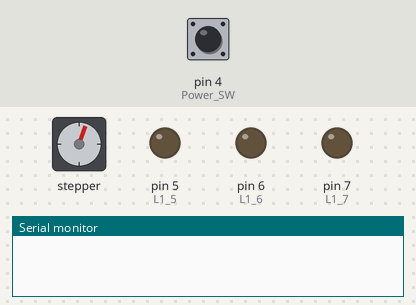
A sketch run on a simulated Arduino Leonardo, built with avr-gcc and run on an emulated ATmega32U4. On the bench: stepper motor, output pins drawn as LEDs (lit = HIGH), the last lines printed to the serial monitor. Wiring (inferred from the names in the program): stepper motor (2048 steps per turn assumed): coils pin 8, pin 9, pin 10, pin 11. Inputs (shaded band) come from the test bench; at power-on: pin 4 (Power_SW) HIGH. Pins used as bus, display or sensor lines are not drawn.

Above: at 1.24 s.
1.3 s: pin 4 (Power_SW) pulled LOW for 0.15 s
At 3.1 s:
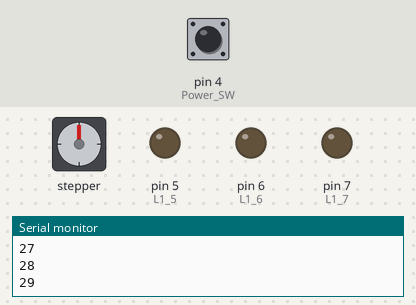
4.3 s: pin 4 (Power_SW) pulled LOW for 1 s
At 8.2 s:
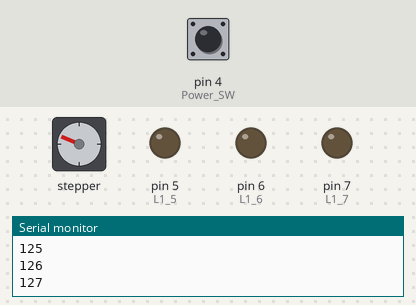
Timing chart, 0 to 9.7 s (numbered marks = the images above; inputs shaded):
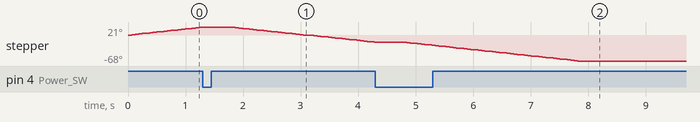

The sketch:

moon.ino
```cpp
#include <Mouse.h>

#include <SoftwareSerial.h>
SoftwareSerial BTSerial(2, 3);

#define Power_SW    4


#define L1_5    5
#define L1_6    6
#define L1_7    7
#define L1_8    8
#define L1_9    9


//------- 모터관련 변수 초기화 ---------
int motorSpeed = 5400 ;    // 최저속도 9600 최고속도 1200
int revCount = 1; //회전 수
int angle = 90; // 움직일 각도
int stepangle = map(angle, 0, 360, 0, 512); //스텝모터의 최대각으로 매핑??
int lookup[8] = {B01000, B01100, B00100, B00110, B00010, B00011, B00001, B01001};
int motorPin1 = 11; // IN1
int motorPin2 = 10; // IN2
int motorPin3 = 9; // IN3
int motorPin4 = 8; // IN4
float timer;
boolean motor_flag = true;


// 데이터 관련 변수 초기화
String send_data;
byte bt_buffer[80][8];
int bufferPosition;
int i = 0;


void setup() {

  Serial.begin(9600);

  // set the data rate for the BT port
  BTSerial.begin(9600);


  pinMode(Power_SW, INPUT_PULLUP);
  pinMode(L1_5, OUTPUT);
  pinMode(L1_6, OUTPUT);
  pinMode(L1_7, OUTPUT);
  pinMode(L1_8, OUTPUT);
  pinMode(L1_9, OUTPUT);

  pinMode(motorPin1, OUTPUT);
  pinMode(motorPin2, OUTPUT);
  pinMode(motorPin3, OUTPUT);
  pinMode(motorPin4, OUTPUT);

  digitalWrite(L1_5, LOW);
  digitalWrite(L1_6, LOW);
  digitalWrite(L1_7, LOW);
  digitalWrite(L1_8, LOW);
  digitalWrite(L1_9, LOW);

}

void loop() {
  //  int y, z; // 모터 제어, 각도 제어 회전수 제어용 변수 선언
  timer = millis();
  /*
    if(BTSerial.available()) { // if BT sends something
      char data = BTSerial.read();
      Serial.print(data); // write it to serial(serial monitor)
      bt_buffer[bufferPosition][i] = data;
      if(i == 7){
        bufferPosition++;
        i=-1;
        Serial.print("\n");
      }
      if(data == 'Q')
      {
        Serial.print("\n");
        bufferPosition =0;
        i=-1;
      }
      i++;
      delay(1);
    }
  */
  //unsigned float motor_timer;
  //timer = millis();

  motor_angle(stepangle);
  //Serial.println(bt_buffer[0][8]+bt_buffer[0][9]);
  /*  for(z=0; z< revCount; z++) // 회전수
    {
      for(y=0; y < stepangle; y++)  // 회전각
      {
        for(i =0; i< 8; i++)
        {
         digitalWrite(motorPin1,bitRead(lookup[i],0));
         digitalWrite(motorPin2,bitRead(lookup[i],1));
         digitalWrite(motorPin3,bitRead(lookup[i],2));
         digitalWrite(motorPin4,bitRead(lookup[i],3));
         delayMicroseconds(motorSpeed);
        }
      }
      delay(500);
    }
    }*/

}
```

motor.ino
```cpp
int init_angle = 0;
int init_count = 0;
int move_angle = 0;

boolean move_flag = true;
//스위치 관련 변수 초기화
boolean power_on = false;

void motor_assign(int index) { //motor에 값 대입
  if (index == 0) {
    for (int i = 0; i < 8; i++) {
      digitalWrite(motorPin1, bitRead(lookup[i], 0));
      digitalWrite(motorPin2, bitRead(lookup[i], 1));
      digitalWrite(motorPin3, bitRead(lookup[i], 2));
      digitalWrite(motorPin4, bitRead(lookup[i], 3));
      delayMicroseconds(motorSpeed);
    }
    init_angle++;
  }
  else
  {
    Serial.println(move_angle);
    for(int i = 7; i>= 0; i--)
    {
      digitalWrite(motorPin1, bitRead(lookup[i], 0));
      digitalWrite(motorPin2, bitRead(lookup[i], 1));
      digitalWrite(motorPin3, bitRead(lookup[i], 2));
      digitalWrite(motorPin4, bitRead(lookup[i], 3));
      delayMicroseconds(motorSpeed);
    }
    move_angle++;
  }
}

void motor_set() { //초기화 모터
  if (init_angle < stepangle && init_count < revCount) {
    motor_assign(0);
  }
  if (init_angle == stepangle) {
    init_angle = 0;
    init_count++;
  }
  if (init_count == revCount) init_count = 0;
}

void motor_angle(int s_angle) { //초기화 이후 원하는 각도만큼 이동
  sw_press();
  if (power_on) {
    motor_flag = false;
  }
  if (motor_flag) {
    motor_set();
  }
  else {
    if (move_angle < s_angle && move_flag) {
      motor_assign(1);
    }
    if (move_angle >= s_angle) {
      move_flag = false;
    }
  }
}
```

switch.ino
```cpp
boolean flag = false;

void sw_press(void)
{
  if (digitalRead(Power_SW) == LOW ) { //  파워 스위치
    if (flag == false) {
      flag = true;
      power_on = !power_on;
      move_flag = true;
      delay(500);
    }
  }
  else flag = false;
}
```
